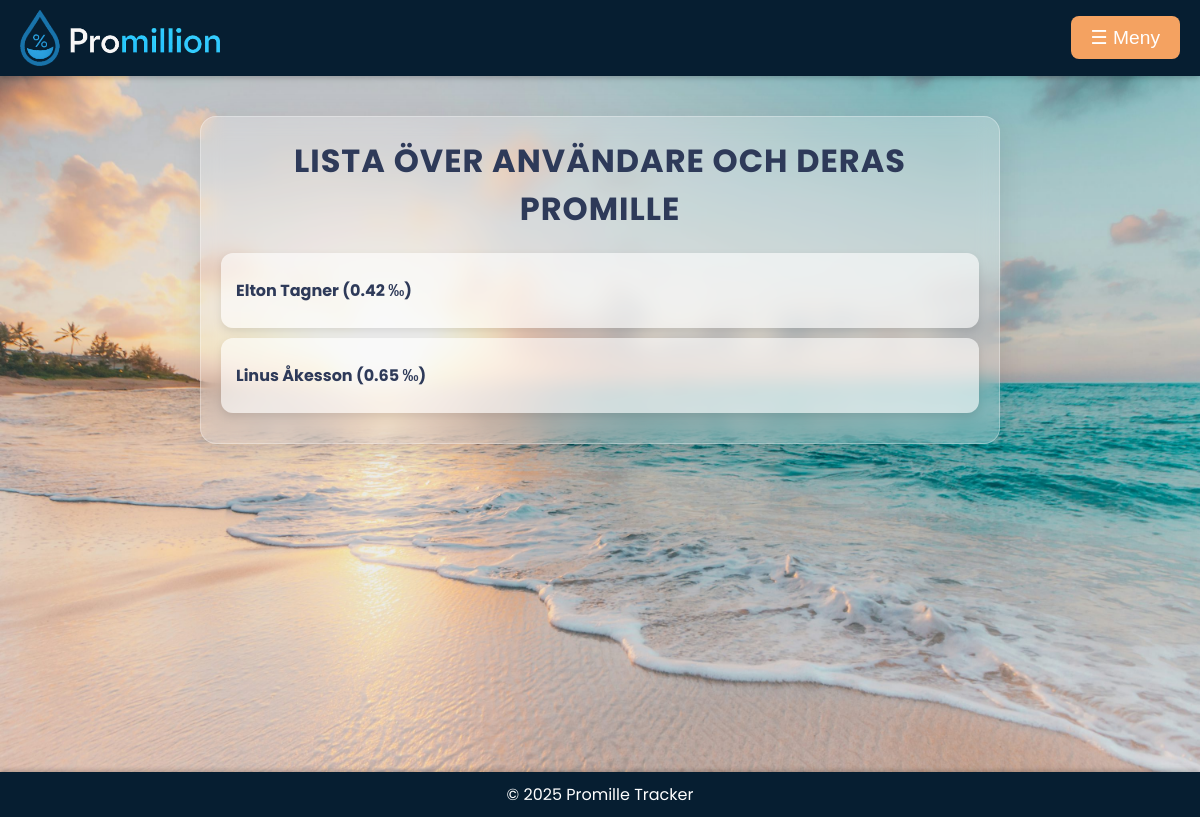
/user_list.php (signed in), run on the app's committed database.
### tables this page shows
CREATE TABLE `tbluser` (
  `id` int(11) NOT NULL,
  `namn` varchar(100) NOT NULL,
  `password` varchar(255) NOT NULL,
  `weight` float NOT NULL,
  `height` float NOT NULL,
  `alkoholvolym` float NOT NULL,
  `userlevel` tinyint(11) NOT NULL DEFAULT 10,
  `team` varchar(20) NOT NULL
);

CREATE TABLE `tblpromille` (
  `userid` int(11) NOT NULL,
  `promille` float NOT NULL,
  `updated_at` datetime NOT NULL
);

### user_list.php (the view, shortened to what this page needs)
<?php
$conn = getDBConnection();
$sql = "SELECT u.id, u.namn, p.promille
        FROM tbluser u
        LEFT JOIN tblpromille p ON u.id = p.userid
        ORDER BY u.namn ASC";
$result = $conn->query($sql);
?>
<!DOCTYPE html>
<html lang="sv">
<head>
    <link rel="stylesheet" href="style.css">
</head>
<body>
    <header>
        <div class="header-content">
            <img src="bilder/logotyp.png" alt="Logotyp">
            <div class="dropdown">
                <button class="menu-toggle" onclick="toggleDropdown()">☰ Meny</button>
            </div>
        </div>
    </header>
    <main>
        <div class="user-list">
            <h2>Lista över användare och deras promille</h2>
            <?php if ($result && $result->num_rows > 0): ?>
                <ul>
                    <?php while ($row = $result->fetch_assoc()): ?>
                        <?php
                        $user_id = $row['id'];
                        $namn = htmlspecialchars($row['namn']);
                        $promille = is_null($row['promille']) ? "–" : number_format($row['promille'], 2) . " ‰";
                        ?>
                        <li>
                            <a href="view_drinks.php?userid=<?php echo $user_id; ?>">
                                <?php echo $namn; ?> (<?php echo $promille; ?>)
                            </a>
                        </li>
                    <?php endwhile; ?>
                </ul>
            <?php else: ?>
                <p>Inga användare hittades.</p>
            <?php endif; ?>
        </div>
    </main>
    <footer>
        <p>&copy; 2025 Promille Tracker</p>
    </footer>
</body>
</html>

### style.css (style rules this page uses)
* { margin:0; padding:0; box-sizing: border-box; }
body { font-family: Arial, sans-serif; margin: 0; padding: 0; background-color: #061e31; }
header img { width: 200px; height: auto; margin-right: 20px; filter: hue-rotate(20deg); }
header { background-color: #061e31; color: white; display: flex; justify-content: space-between; align-items: center; padding: 15px 20px; width: 100%; box-shadow: 0 2px 5px rgba(0, 0, 0, 0.2); height: auto; position: relative; }
main { min-height: 87vh; background-image: url(bilder/background.jfif); background-size: cover; background-position: center; background-repeat: no-repeat; padding: 20px; padding-bottom: 60px; }
.user-list { max-width: 800px; margin: 20px auto; padding: 20px; background: rgba(255, 255, 255, 0.2); border-radius: 16px; box-shadow: 0 4px 30px rgba(0, 0, 0, 0.1); backdrop-filter: blur(10px); -webkit-backdrop-filter: blur(10px); border: 1px solid rgba(255, 255, 255, 0.3); font-family: 'Poppins', sans-serif; }
.user-list h2 { text-align: center; color: #2E3A59; font-size: 2rem; margin-bottom: 20px; text-transform: uppercase; letter-spacing: 1px; }
.user-list ul { list-style: none; padding: 0; margin: 0; }
.user-list ul li { background: rgba(255, 255, 255, 0.6); border-radius: 12px; box-shadow: 0 4px 10px rgba(0, 0, 0, 0.1); margin-bottom: 10px; padding: 15px; font-size: 1.1rem; display: flex; justify-content: space-between; align-items: center; transition: transform 0.2s ease, box-shadow 0.2s ease; }
.user-list ul li a { text-decoration: none; color: #2E3A59; font-weight: bold; transition: color 0.3s ease; }
header { background-color: #061e31; color: white; padding: 10px 20px; display: flex; justify-content: space-between; align-items: center; box-shadow: 0 2px 5px rgba(0, 0, 0, 0.2); }
header img { width: 200px; height: auto; }
.dropdown { position: relative; }
.menu-toggle { background-color: #f4a261; color: white; border: none; padding: 10px 20px; font-size: 1.2rem; cursor: pointer; border-radius: 8px; transition: background-color 0.3s ease; }
.header-content { display: flex; align-items: center; justify-content: space-between; width: 100%; }
header img { margin-right: 20px; }
.dropdown { right: 20px; position: absolute; display: flex; align-items: center; }
.user-list ul li { padding: 25px 15px; font-size: 1rem; }
.user-list ul li a { padding: 0; font-size: 1rem; }
.user-list ul { min-width: 350px; }
footer { background-color: #061e31; font-family: poppins, sans-serif; color: white; text-align: center; padding: 10px 0; position: relative; width: 100%; box-shadow: 0 -2px 5px rgba(0, 0, 0, 0.2); }

### data on the page
tbluser: namn "Elton Tagner", tblpromille.promille "0.42 ‰"
tbluser: namn "Linus Åkesson", tblpromille.promille "0.65 ‰"
